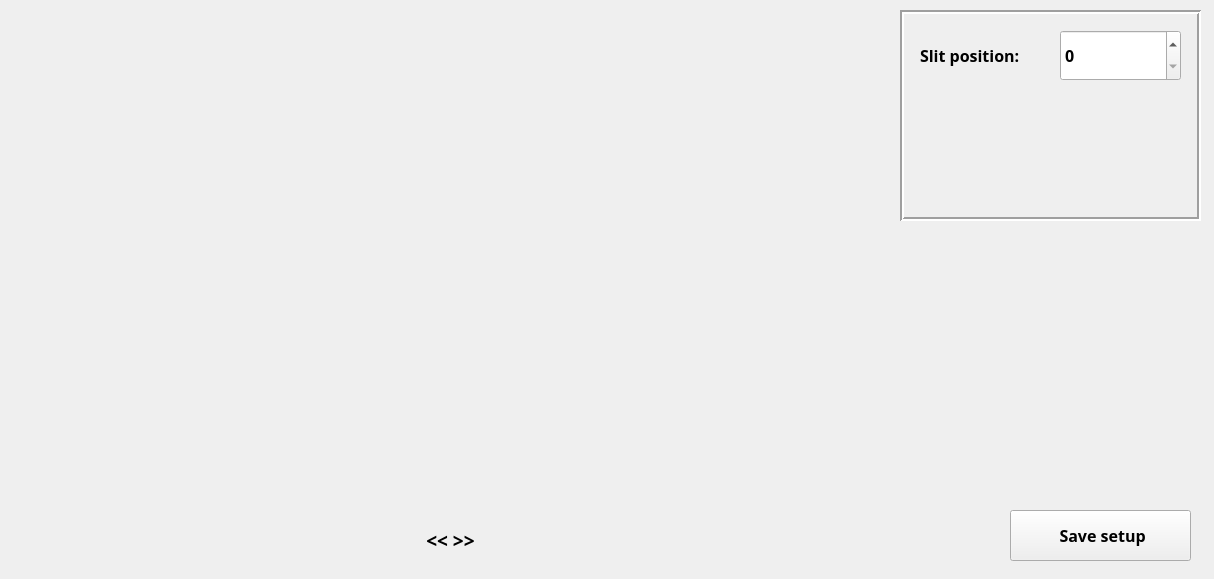
<?xml version="1.0" encoding="UTF-8"?>
<ui version="4.0">
 <class>Setup</class>
 <widget class="QWidget" name="Setup">
  <property name="geometry">
   <rect>
    <x>0</x>
    <y>0</y>
    <width>1214</width>
    <height>579</height>
   </rect>
  </property>
  <property name="sizePolicy">
   <sizepolicy hsizetype="Fixed" vsizetype="Fixed">
    <horstretch>0</horstretch>
    <verstretch>0</verstretch>
   </sizepolicy>
  </property>
  <property name="windowTitle">
   <string>Form</string>
  </property>
  <widget class="QPushButton" name="save_btn">
   <property name="geometry">
    <rect>
     <x>1010</x>
     <y>510</y>
     <width>181</width>
     <height>51</height>
    </rect>
   </property>
   <property name="font">
    <font>
     <family>Bahnschrift SemiBold</family>
     <pointsize>12</pointsize>
     <weight>75</weight>
     <bold>true</bold>
    </font>
   </property>
   <property name="text">
    <string> Save setup</string>
   </property>
  </widget>
  <widget class="QLabel" name="frame_width_label">
   <property name="geometry">
    <rect>
     <x>300</x>
     <y>520</y>
     <width>301</width>
     <height>41</height>
    </rect>
   </property>
   <property name="font">
    <font>
     <family>Bahnschrift SemiBold</family>
     <pointsize>14</pointsize>
     <weight>75</weight>
     <bold>true</bold>
    </font>
   </property>
   <property name="layoutDirection">
    <enum>Qt::LeftToRight</enum>
   </property>
   <property name="text">
    <string>&lt;&lt;  &gt;&gt;</string>
   </property>
   <property name="alignment">
    <set>Qt::AlignCenter</set>
   </property>
  </widget>
  <widget class="QWidget" name="horizontalLayoutWidget">
   <property name="geometry">
    <rect>
     <x>10</x>
     <y>10</y>
     <width>881</width>
     <height>491</height>
    </rect>
   </property>
   <layout class="QHBoxLayout" name="frame_layout">
    <item>
     <widget class="QLabel" name="frame">
      <property name="enabled">
       <bool>true</bool>
      </property>
      <property name="sizePolicy">
       <sizepolicy hsizetype="Maximum" vsizetype="Maximum">
        <horstretch>0</horstretch>
        <verstretch>0</verstretch>
       </sizepolicy>
      </property>
      <property name="cursor">
       <cursorShape>SplitHCursor</cursorShape>
      </property>
      <property name="text">
       <string/>
      </property>
      <property name="alignment">
       <set>Qt::AlignCenter</set>
      </property>
     </widget>
    </item>
   </layout>
  </widget>
  <widget class="QFrame" name="frame_2">
   <property name="geometry">
    <rect>
     <x>900</x>
     <y>10</y>
     <width>301</width>
     <height>211</height>
    </rect>
   </property>
   <property name="frameShape">
    <enum>QFrame::Box</enum>
   </property>
   <property name="frameShadow">
    <enum>QFrame::Sunken</enum>
   </property>
   <property name="lineWidth">
    <number>2</number>
   </property>
   <widget class="QDoubleSpinBox" name="slit_pos_text_field">
    <property name="geometry">
     <rect>
      <x>160</x>
      <y>20</y>
      <width>121</width>
      <height>51</height>
     </rect>
    </property>
    <property name="font">
     <font>
      <family>Bahnschrift SemiBold</family>
      <pointsize>12</pointsize>
      <weight>75</weight>
      <bold>true</bold>
     </font>
    </property>
    <property name="suffix">
     <string notr="true"/>
    </property>
    <property name="decimals">
     <number>0</number>
    </property>
    <property name="maximum">
     <double>10000.000000000000000</double>
    </property>
   </widget>
   <widget class="QLabel" name="slit_pos_text">
    <property name="geometry">
     <rect>
      <x>20</x>
      <y>20</y>
      <width>151</width>
      <height>51</height>
     </rect>
    </property>
    <property name="font">
     <font>
      <family>Bahnschrift SemiBold</family>
      <pointsize>12</pointsize>
      <weight>75</weight>
      <bold>true</bold>
     </font>
    </property>
    <property name="text">
     <string>Slit position:</string>
    </property>
   </widget>
  </widget>
 </widget>
 <resources/>
 <connections/>
</ui>
